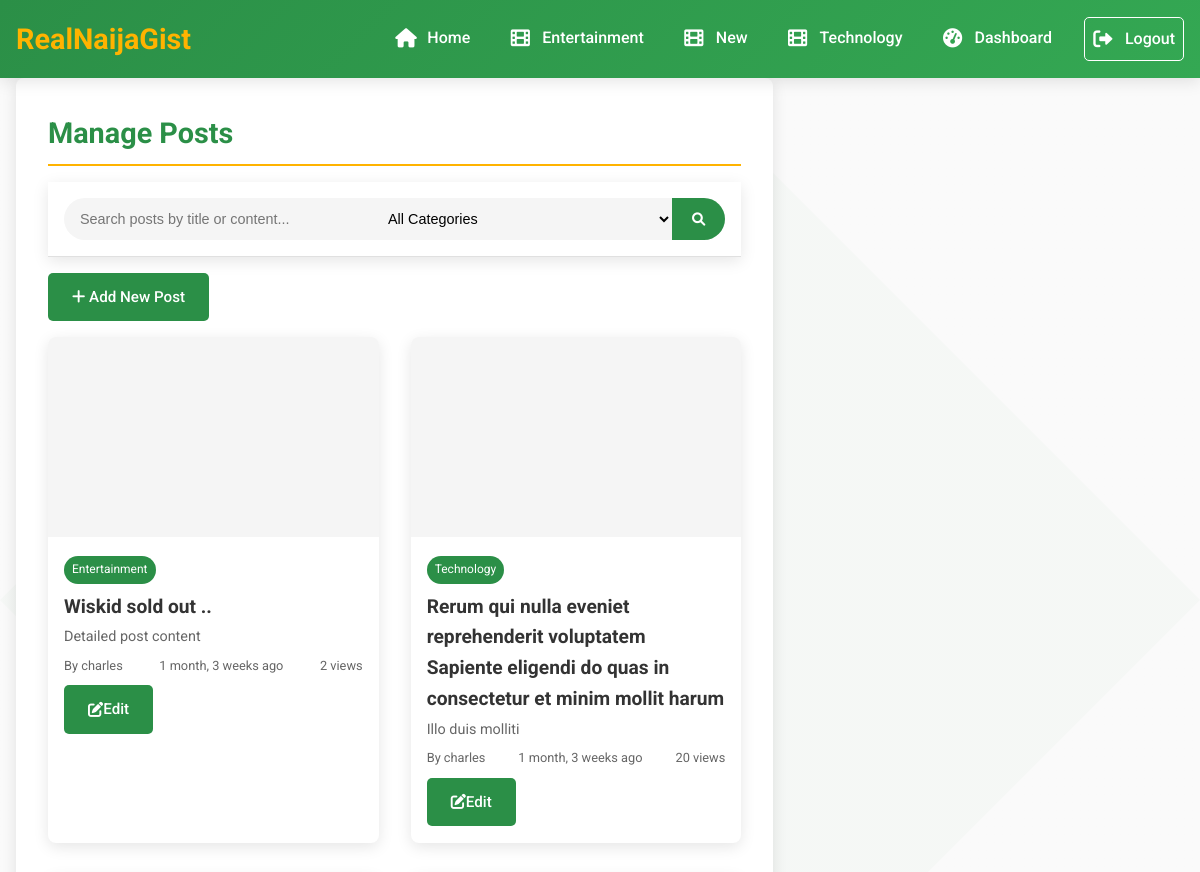
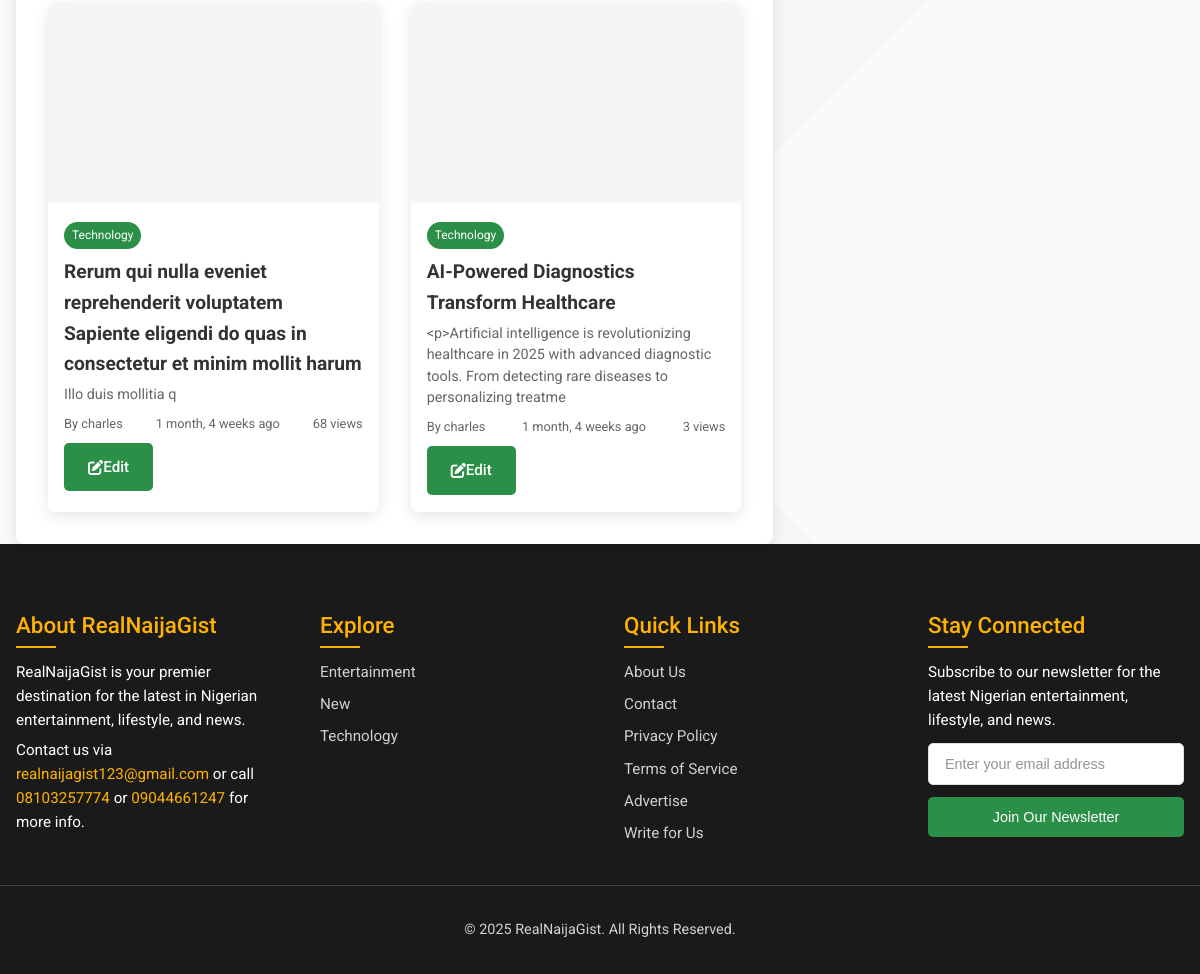
/superuser/posts/ (signed in), run on an earlier commit of the app's database (2 pictures, top to bottom).
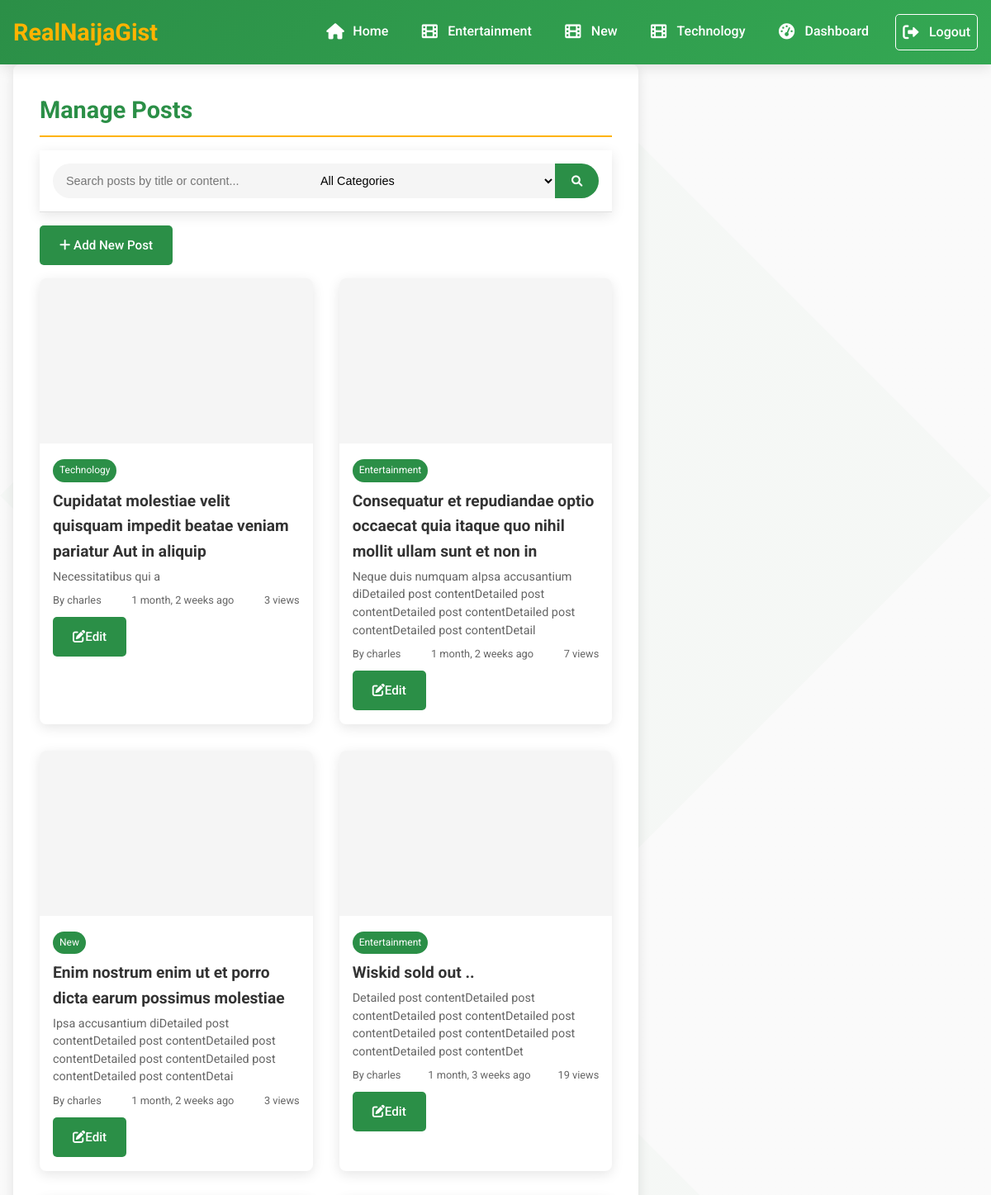
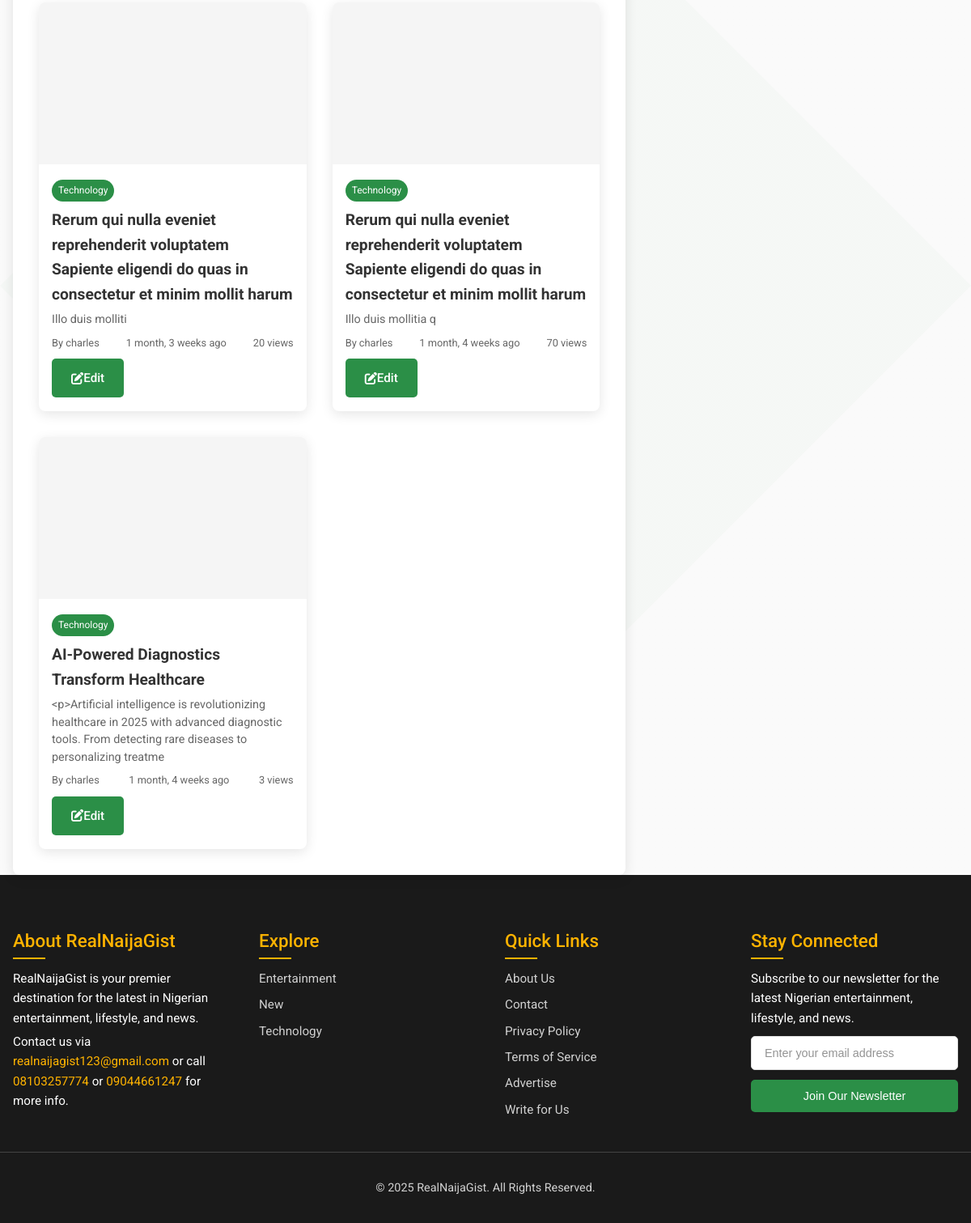
And on a later commit of the database (2 pictures, top to bottom).
### news/models.py (models this page shows, shortened)
class Category(models.Model):
    name = models.CharField(max_length=50, unique=True)
    slug = models.SlugField(max_length=100, unique=True, db_index=True)
    description = models.TextField(max_length=200, blank=True)
    created_at = models.DateTimeField(auto_now_add=True)
    class Meta:
        ordering = ['name']
        verbose_name_plural = 'categories'

class Post(models.Model):
    class PostStatus(models.TextChoices):
        DRAFT = 'draft', 'Draft'
        PUBLISHED = 'published', 'Published'
        ARCHIVED = 'archived', 'Archived'
    title = models.CharField(max_length=200)
    slug = models.SlugField(max_length=250, unique=True, db_index=True)
    content = CKEditor5Field(config_name='default')
    status = models.CharField(
        max_length=20,
        choices=PostStatus.choices,
        default=PostStatus.DRAFT,
        db_index=True
    )
    excerpt = models.TextField(max_length=500, blank=True)
    meta_description = models.CharField(max_length=160, blank=True)
    meta_keywords = models.CharField(max_length=255, blank=True)
    featured_image = CloudinaryField('image', blank=True, null=True)
    featured_image_webp = models.ImageField(upload_to='blog/images/webp/', blank=True, null=True, help_text="WebP version for faster loading")
    image_alt_text = models.CharField(max_length=100, blank=True)
    cdn_image_url = models.URLField(max_length=500, blank=True, help_text="Direct CDN URL (overrides uploaded image)")
    featured_video = models.FileField(upload_to='blog/videos/', blank=True, null=True, help_text="Featured video for the post")
    video_thumbnail = models.ImageField(upload_to='blog/videos/thumbnails/', blank=True, null=True, help_text="Custom thumbnail for video")
    video_duration = models.PositiveIntegerField(blank=True, null=True, help_text="Video duration in seconds")
    video_embed_url = models.URLField(max_length=500, blank=True, help_text="YouTube/Vimeo embed URL")
    is_video_post = models.BooleanField(default=False, help_text="Mark if this post is primarily a video post")
    category = models.ForeignKey(Category, on_delete=models.CASCADE, related_name='posts')
    author = models.ForeignKey('auth.User', on_delete=models.CASCADE, related_name='posts')
    tags = TaggableManager(blank=True)
    created_at = models.DateTimeField(auto_now_add=True, db_index=True)
    updated_at = models.DateTimeField(auto_now=True)
    published_at = models.DateTimeField(blank=True, null=True)
    views = models.PositiveIntegerField(default=0)
    likes = models.PositiveIntegerField(default=0)
    shares = models.PositiveIntegerField(default=0)
    is_trending = models.BooleanField(default=False)  # Currently trending
    class Meta:
        ordering = ['-created_at']
        indexes = [
            models.Index(fields=['status', '-created_at']),
            models.Index(fields=['category', '-created_at']),
            models.Index(fields=['author', '-created_at']),
            models.Index(fields=['-views']),
        ]

### news/views.py (the view)
# urls.py: path('superuser/posts/', views.post_list, name='post_list'),
@login_required
@user_passes_test(is_staff)
def post_list(request):
    query = request.GET.get('q', '')
    category_id = request.GET.get('category', '')
    posts = Post.objects.select_related('category', 'author').all()
    if query:
        posts = posts.filter(Q(title__icontains=query) | Q(content__icontains=query))
    if category_id:
        posts = posts.filter(category_id=category_id)
    paginator = Paginator(posts, 10)
    page_number = request.GET.get('page')
    page_obj = paginator.get_page(page_number)
    categories = Category.objects.all()
    context = {
        'page_obj': page_obj,
        'categories': categories,
        'query': query,
        'selected_category': category_id,
        'current_year': datetime.now().year,
    }
    return render(request, 'post_list.html', context)

### news/context_processors.py (called while the page is built)
def global_context(request):
    return {
        'categories': Category.objects.all(),
        'current_year': settings.CURRENT_YEAR,
    }

### news/views.py (called while the page is built)
def is_staff(user):
    return user.is_staff or user.is_superuser

### templates/post_list.html (shortened to what this page needs)
{% extends 'base.html' %}
{% load static %}
{% block content %}
<div class="container">
    <main class="main-content">
        <h1 class="category-title">Manage Posts</h1>
        <div class="search-container">
            <form method="get" class="search-box">
                <input type="text" name="q" value="{{ query }}" class="search-input" placeholder="Search posts by title or content...">
                <select name="category" class="search-input">
                    <option value="">All Categories</option>
                </select>
                <button type="submit" class="search-btn"><i class="fas fa-search"></i></button>
            </form>
        </div>
        <a href="{% url 'news:post_create' %}" class="btn-primary" style="display: inline-block; margin: 1rem 0;"><i class="fas fa-plus"></i> Add New Post</a>
        <div class="posts-grid">
            {% for post in page_obj %}
                <article class="post-card">
                    {% if post.image_url %}
                        <img src="{{ post.image_url }}" alt="{{ post.title }}" class="post-image" loading="lazy">
                    {% else %}
                        <div class="post-image" style="background: var(--light-gray);"></div>
                    {% endif %}
                    <div class="post-content">
                        <span class="post-category">{{ post.category.name }}</span>
                        <h2 class="post-title">{{ post.title }}</h2>
                        <p class="post-excerpt">{{ post.excerpt|truncatewords:20 }}</p>
                        <div class="post-meta">
                            <span>By {{ post.author.username }}</span>
                            <span>{{ post.created_at|timesince }} ago</span>
                            <span>{{ post.views }} views</span>
                        </div>
                        <div style="margin-top: 0.5rem;">
                            <a href="{% url 'news:post_update' post.pk %}" class="btn-primary"><i class="fas fa-edit"></i> Edit</a>
                            <a href="{% url 'news:post_delete' post.pk %}" class="btn-secondary"><i class="fas fa-trash"></i> Delete</a>
                        </div>
                    </div>
                </article>
            {% empty %}
                <p>No posts found.</p>
            {% endfor %}
        </div>
    </main>
</div>
{% endblock %}

### templates/base.html (shortened to what this page needs)
{% load static %}
<!DOCTYPE html>
<html lang="en">
<head>
    <link href="https://cdnjs.cloudflare.com/ajax/libs/font-awesome/6.0.0/css/all.min.css" rel="stylesheet" media="print" onload="this.media='all'">
    <link rel="stylesheet" href="{% static 'css/styles.css' %}">
</head>
<body>
    {% block header %}
    <header class="header">
        <nav class="nav-container" aria-label="Main navigation">
            <a href="{% url 'news:home' %}" class="logo">RealNaijaGist</a>
            <ul class="nav-menu" id="navMenu">
                <li><a href="{% url 'news:home' %}" class="{% if request.path == '/' %}active{% endif %}" aria-current="{% if request.path == '/' %}page{% endif %}"><i class="fas fa-home" aria-hidden="true"></i> Home</a></li>
                {% for category in categories|slice:":3" %}
                    <li><a href="{% url 'news:category_detail' category.slug %}" class="" aria-current=""><i class="fas fa-film" aria-hidden="true"></i> {{ category.name }}</a></li>
                {% endfor %}
                {% if user.is_authenticated %}
                    {% if user.is_superuser or user.is_staff %}
                        <li><a href="{% url 'news:admin_dashboard' %}" class="" aria-current=""><i class="fas fa-tachometer-alt" aria-hidden="true"></i> Dashboard</a></li>
                    {% endif %}
                    <li><a href="{% url 'news:logout' %}" class="btn-secondary"><i class="fas fa-sign-out-alt" aria-hidden="true"></i> Logout</a></li>
                {% else %}
                    <li><a href="{% url 'news:login' %}" class="btn-secondary"><i class="fas fa-sign-in-alt" aria-hidden="true"></i> Login</a></li>
                    <li><a href="{% url 'news:register' %}" class="btn-primary"><i class="fas fa-user-plus" aria-hidden="true"></i> Register</a></li>
                {% endif %}
            </ul>
        </nav>
    </header>
    {% endblock %}
    <main id="main-content" tabindex="-1">
        {% block content %}{% endblock %}
    </main>
    {% block footer %}
    <footer class="footer" aria-label="Footer">
        <div class="footer-content">
            <div class="footer-section">
                <h3>About RealNaijaGist</h3>
                <p>RealNaijaGist is your premier destination for the latest in Nigerian entertainment, lifestyle, and news.</p>
                <p style="margin-top: 5px;">Contact us via <a href="" style="color: #FFB300;">realnaijagist123@gmail.com</a> or call <span style="color: #FFB300;">08103257774</span> or <span style="color: #FFB300;">09044661247</span> for more info.</p>
            </div>
            <div class="footer-section">
                <h3>Explore</h3>
                <ul>
                    {% for category in categories %}
                        <li><a href="{% url 'news:category_detail' category.slug %}">{{ category.name }}</a></li>
                    {% endfor %}
                </ul>
            </div>
            <div class="footer-section">
                <h3>Quick Links</h3>
                <ul>
                    <li><a href="{% url 'news:about' %}">About Us</a></li>
                    <li><a href="{% url 'news:contact' %}">Contact</a></li>
                    <li><a href="{% url 'news:privacy' %}">Privacy Policy</a></li>
                    <li><a href="{% url 'news:terms' %}">Terms of Service</a></li>
                    <li><a href="{% url 'news:advertise' %}">Advertise</a></li>
                    <li><a href="{% url 'news:write' %}">Write for Us</a></li>
                </ul>
            </div>
            <div class="footer-section">
                <h3>Stay Connected</h3>
                <p style="margin-bottom: 10px;">Subscribe to our newsletter for the latest Nigerian entertainment, lifestyle, and news.</p>
                <div id="newsletterForm" class="newsletter-form" role="form" aria-labelledby="newsletterTitle">
                    <form class="newsletter-form" action="{% url 'news:newsletter' %}" method="post">
                        <input type="email" id="newsletterEmail" name="email" class="newsletter-input" placeholder="Enter your email address" required aria-required="true">
                        <button type="submit" class="newsletter-btn">Join Our Newsletter</button>
                    </form>
                </div>
            </div>
        </div>
        <div class="footer-bottom">
            <p>© <span id="currentYear">{{ current_year }}</span> RealNaijaGist. All Rights Reserved.</p>
        </div>
    </footer>
    {% endblock %}
</body>
</html>

What changed in the data, as far as the page shows it:
added Post: category.name "Technology", title "Cupidatat molestiae velit quisquam impedit beatae veniam pariatur Aut in aliquip", excerpt "Necessitatibus qui a", author.username "charles", created_at "1 month, 2 weeks", views "3"
added Post: category.name "Entertainment", title "Consequatur et repudiandae optio occaecat quia itaque quo nihil mollit ullam sunt et non in", excerpt "Neque duis numquam aIpsa accusantium diDetailed post contentDetailed post contentDetailed post contentDetailed post contentDetailed post contentDetail", author.username "charles", created_at "1 month, 2 weeks", views "7"
added Post: category.name "New", title "Enim nostrum enim ut et porro dicta earum possimus molestiae", excerpt "Ipsa accusantium diDetailed post contentDetailed post contentDetailed post contentDetailed post contentDetailed post contentDetailed post contentDetai", author.username "charles", created_at "1 month, 2 weeks", views "3"
changed Post "Wiskid sold out ..": excerpt "Detailed post content" → "Detailed post contentDetailed post contentDetailed post contentDetailed post contentDetailed post contentDetailed post contentDetailed post contentDet"; views "2" → "19"
changed Post "Illo duis mollitia q": views "68" → "70"
